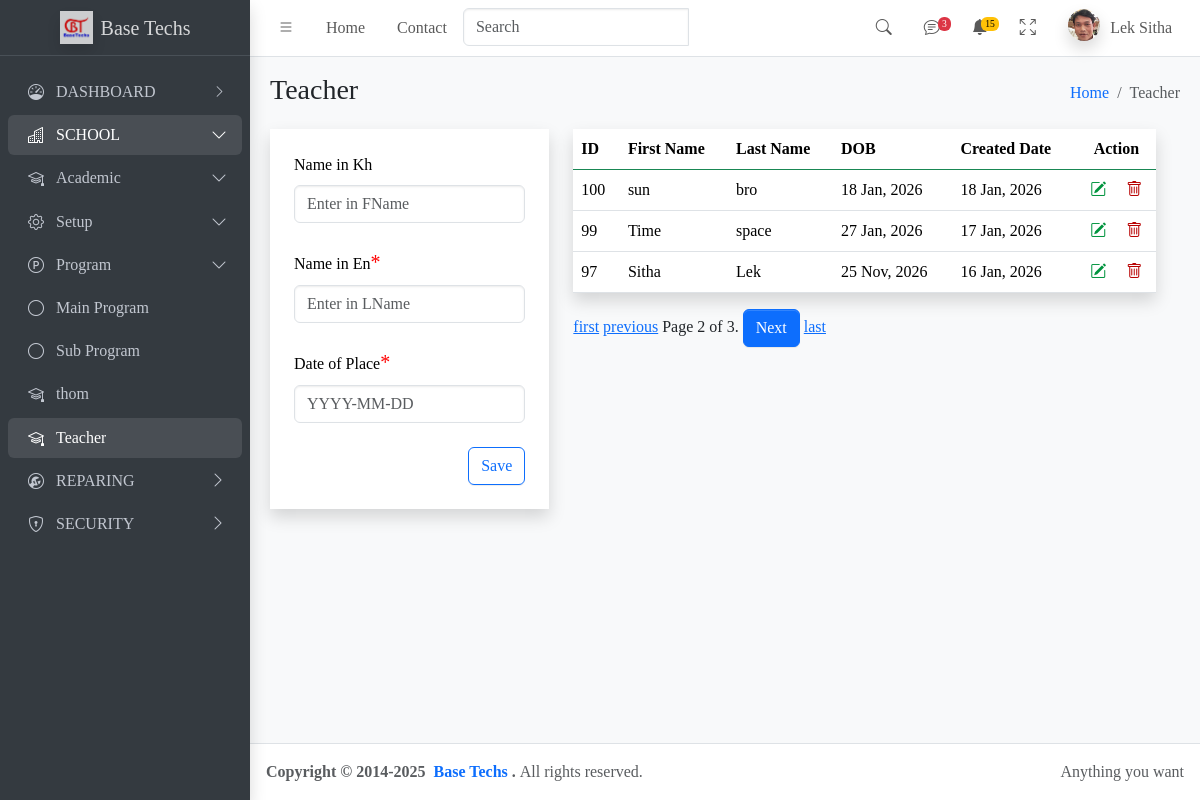
The page /teacher/?page=2 on the database its author committed.
### apps/teacher/models.py (models this page shows, shortened)
class Teacher(models.Model):
    fname=models.CharField(max_length=200)
    lname=models.CharField(max_length=200)
    dob=models.DateField(null=True,blank=True)
    teacher_image=models.ImageField(null=True,blank=True)
    created_at=models.DateTimeField(auto_now_add=True)

### apps/teacher/views.py (the view)
# urls.py: path('teacher/',view=views.teacher,name="teacher"),
def teacher(request):
    tform=TeacherForm()
    tea=Teacher.objects.all().order_by('-created_at')
    paginator=Paginator(tea,3)
    page_number = request.GET.get('page')
    try:
        page_obj = paginator.get_page(page_number)
    except PageNotAnInteger:
        page_obj = paginator.get_page(1)
    except EmptyPage:
        page_obj = paginator.get_page(paginator.num_pages)
    context={
             'tForm':tform,
             'button':'Save',
             'teachers':page_obj,
             }
    return render(request,'teacher.html',context)

### apps/teacher/form.py
class TeacherForm(ModelForm):
    class Meta:
        model=Teacher
        fields="__all__"
    def __init__(self,*args,**kwargs):
        super().__init__(*args,**kwargs)
        self.fields['fname'].widget.attrs.update({'class':'form-control','placeholder': 'Enter in FName','id':'txtfname_save','autocomplete': 'off'})
        self.fields['lname'].widget.attrs.update({'class':'form-control','placeholder': 'Enter in LName','id':'txtlname_save'})
        self.fields['dob'].widget.attrs.update({
                'class': 'form-control datepicker',
                'placeholder': 'YYYY-MM-DD',
                'autocomplete': 'off'
            })

### apps/teacher/templates/teacher.html (shortened to what this page needs)
{%extends 'main.html'%}
 {%block contentheader%} Teacher {%endblock%}
 {%block breadcrumb%} Teacher {%endblock%}
{%block search_textbox%}
<div class="input-group">
 {%include 'partials/search-textbox_teacher.html'%}
 {%include 'partials/spinner_teacher.html'%}
</div>
{%endblock%}
{%block content%}
<div class="row">
  <div class="row" id="myRow">
    {%include 'partials/save-form_teacher.html'%}
    {%include 'partials/detail-list_teacher.html'%}
  </div>
</div>
{%endblock%}

### apps/teacher/templates/partials/data_row-teacher.html
<tr>
  <td>{{teacher.id}}</td>
  <td>{{teacher.fname}}</td>
  <td>{{teacher.lname}}</td>
  <td>{{teacher.dob|date:"d M, Y"}}</td>
  <td>{{teacher.created_at|date:"d M, Y"}}</td>
  <td class="text-center">
    <a href="javascript:void(0);"
      ><i
        class="edit-icon bi bi-pencil-square"
        hx-get="{%url 'update' teacher.id%}"
        hx-trigger="click"
        hx-target="#teachme"
        hx-swap="innerHTML"
      ></i></a
    >&ensp;&ensp;
    <a href="javascript:void(0);"
      ><i
        class="delete-icon bi bi-trash"
        hx-get="{% url 'delete_teacher' teacher.id %}"
        hx-target="#modal_content"
        hx-trigger="click"
        hx-swap="innerHTML"
        data-bs-toggle="modal"
        data-bs-target="#modal_teacher"
        class="btn btn-danger"
      ></i
    ></a>
  </td>
</tr>

### staticfiles/css/custom.css (style rules this page uses)
:root { --bs-body-font-family: 'Khmer OS Battambang', serif; }
.edit-icon { color:rgb(0, 148, 62); }
.delete-icon { color:rgb(184, 0, 0); }

### rows shown on the page
Teacher: id "100", fname "sun", lname "bro", dob "18 Jan, 2026", created_at "18 Jan, 2026"
Teacher: id "99", fname "Time", lname "space", dob "27 Jan, 2026", created_at "17 Jan, 2026"
Teacher: id "97", fname "Sitha", lname "Lek", dob "25 Nov, 2026", created_at "16 Jan, 2026"

### other values the page prints
{{ teachers.number }} "2"
{{ teachers.paginator.num_pages }} "3"
